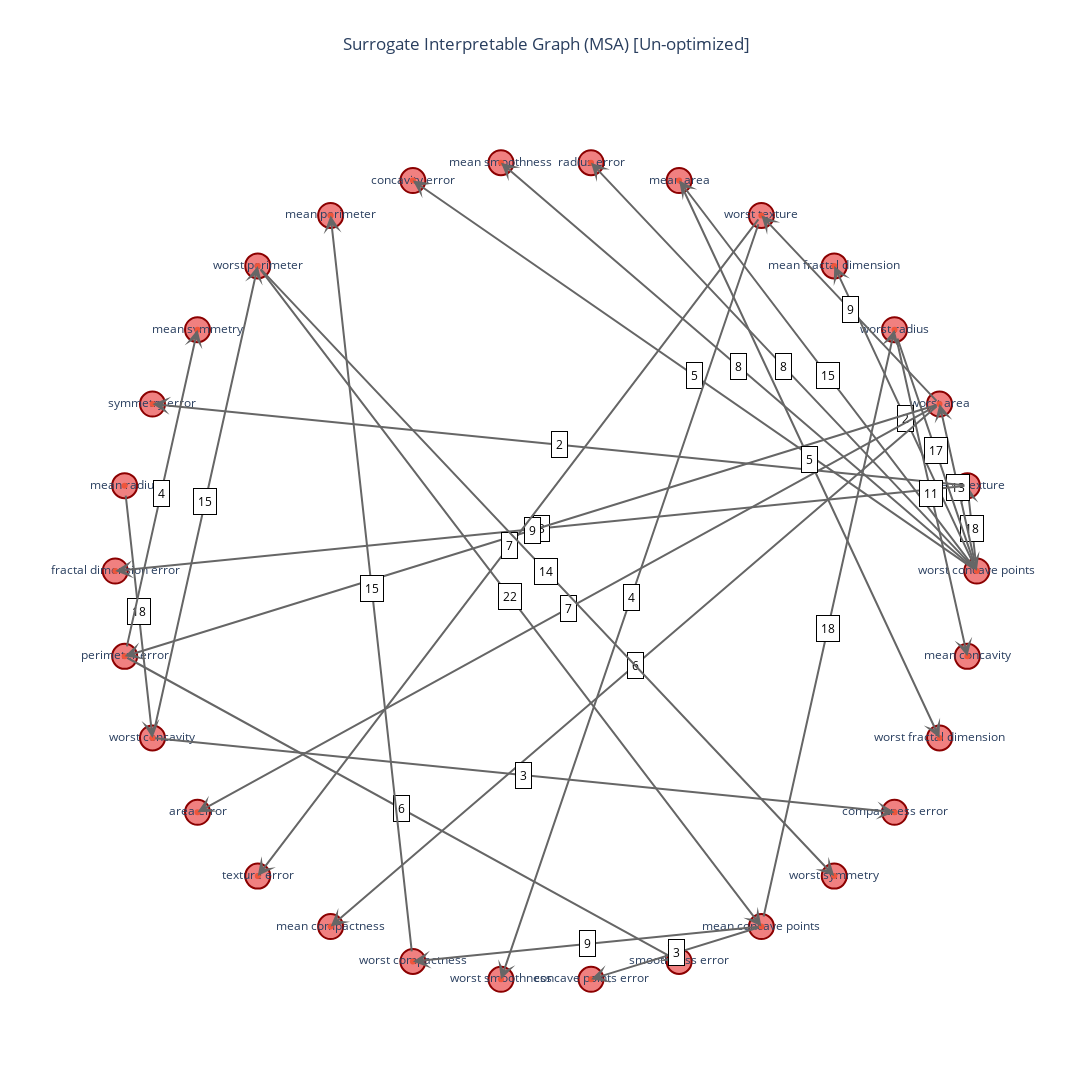

Here is the notebook cell this chart was saved with:
### Markdown cell above
## Plolty version of the Surrogate Interpretable Graph Classifier

### Code cell
import plotly.graph_objects as go


if len(list(H.nodes())) > 0:
    root = list(H.nodes())[0]
    msa = nx.minimum_spanning_arborescence(H)
    for u, v, d in msa.edges(data=True):
        d['weight'] = -d['weight']
    
    # Generate node positions using circular layout
    pos = nx.circular_layout(msa)
    
    # Create Plotly figure
    fig = go.Figure()
    
    # Prepare node coordinates
    node_x = [pos[node][0] for node in msa.nodes()]
    node_y = [pos[node][1] for node in msa.nodes()]
    
    # Add nodes as a scatter trace
    fig.add_trace(go.Scatter(
        x=node_x,
        y=node_y,
        mode='markers+text',
        text=list(msa.nodes()),
        textposition='middle center',
        marker=dict(
            size=25,
            color='lightcoral',
            line=dict(width=2, color='darkred')
        ,
        # textfont=dict(
        #     size=14,
        #     color='black'
        # ),
        # hoverinfo='text'
    )))
    
    # Create annotations for edges and labels
    annotations = []
    for u, v, d in msa.edges(data=True):
        x0, y0 = pos[u]
        x1, y1 = pos[v]
        
        # Add directional arrow
        annotations.append(dict(
            ax=x0,
            ay=y0,
            x=x1,
            y=y1,
            xref='x',
            yref='y',
            axref='x',
            ayref='y',
            showarrow=True,
            arrowhead=3,
            arrowsize=1.5,
            arrowwidth=2,
            arrowcolor='#666'
        ))
        
        # Add edge weight label
        annotations.append(dict(
            x=(x0 + x1)/2,
            y=(y0 + y1)/2,
            xref='x',
            yref='y',
            text=str(d['weight']),
            showarrow=False,
            font=dict(size=12, color='black'),
            bgcolor='white',
            bordercolor='black',
            borderwidth=1,
            borderpad=4
        ))
    
    # Configure layout
    fig.update_layout(
        title='Surrogate Interpretable Graph (MSA) [Un-optimized]',
        title_x=0.5,
        # titlefont_size=20,
        showlegend=False,
        annotations=annotations,
        template='plotly_white',
        xaxis=dict(showgrid=False, zeroline=False, visible=False),
        yaxis=dict(showgrid=False, zeroline=False, visible=False),
        margin=dict(l=50, r=50, b=50, t=100),
        hovermode='closest',
        height=1200,
        width=1200
    )
    fig.add_trace(go.Scatter(
    x=node_x,
    y=node_y,
    mode='markers+text',
    # text=list(msa.nodes()),
    textposition='bottom right',
    textfont=dict(  # Moved outside marker dict
        size=14,
        color='black'
    ),
    # hoverinfo='text',  # Moved outside marker dict
    # marker=dict(
    #     size=25,
    #     color='lightcoral',
    #     line=dict(width=2, color='darkred')
    # )
    ))
    
    # Display the interactive plot
    fig.show()
else:
    print("Graph H is empty. No feature transitions were detected.")

### Figure 1 — Plotly figure (JSON) as saved in the notebook; plotly's stock layout.template omitted (floating-point values rounded to 4 significant figures)
{"data": [{"marker": {"color": "lightcoral", "line": {"color": "darkred", "width": 2}, "size": 25}, "mode": "markers+text", "text": ["worst concave points", "mean texture", "worst area", "worst radius", "mean fractal dimension", "worst texture", "mean area", "radius error", "mean smoothness", "concavity error", "mean perimeter", "worst perimeter", "mean symmetry", "symmetry error", "mean radius", "fractal dimension error", "perimeter error", "worst concavity", "area error", "texture error", "mean compactness", "worst compactness", "worst smoothness", "concave points error", "smoothness error", "mean concave points", "worst symmetry", "compactness error", "worst fractal dimension", "mean concavity"], "textposition": "middle center", "type": "scatter", "x": [1, 0.9781, 0.9135, 0.809, 0.6691, 0.5, 0.309, 0.1045, -0.1045, -0.309, -0.5, -0.6691, -0.809, -0.9135, -0.9781, -1.0, -0.9781, -0.9135, -0.809, -0.6691, -0.5, -0.309, -0.1045, 0.1045, 0.309, 0.5, 0.6691, 0.809, 0.9135, 0.9781], "y": [1.285e-08, 0.2079, 0.4067, 0.5878, 0.7431, 0.866, 0.9511, 0.9945, 0.9945, 0.9511, 0.866, 0.7431, 0.5878, 0.4067, 0.2079, -7.457e-08, -0.2079, -0.4067, -0.5878, -0.7431, -0.866, -0.9511, -0.9945, -0.9945, -0.9511, -0.866, -0.7431, -0.5878, -0.4067, -0.2079]}, {"mode": "markers+text", "textfont": {"color": "black", "size": 14}, "textposition": "bottom right", "type": "scatter", "x": [1, 0.9781, 0.9135, 0.809, 0.6691, 0.5, 0.309, 0.1045, -0.1045, -0.309, -0.5, -0.6691, -0.809, -0.9135, -0.9781, -1.0, -0.9781, -0.9135, -0.809, -0.6691, -0.5, -0.309, -0.1045, 0.1045, 0.309, 0.5, 0.6691, 0.809, 0.9135, 0.9781], "y": [1.285e-08, 0.2079, 0.4067, 0.5878, 0.7431, 0.866, 0.9511, 0.9945, 0.9945, 0.9511, 0.866, 0.7431, 0.5878, 0.4067, 0.2079, -7.457e-08, -0.2079, -0.4067, -0.5878, -0.7431, -0.866, -0.9511, -0.9945, -0.9945, -0.9511, -0.866, -0.7431, -0.5878, -0.4067, -0.2079]}], "layout": {"annotations": [{"arrowcolor": "#666", "arrowhead": 3, "arrowsize": 1.5, "arrowwidth": 2, "ax": 1, "axref": "x", "ay": 1.285e-08, "ayref": "y", "showarrow": true, "x": 0.9781, "xref": "x", "y": 0.2079, "yref": "y"}, {"bgcolor": "white", "bordercolor": "black", "borderpad": 4, "borderwidth": 1, "font": {"color": "black", "size": 12}, "showarrow": false, "text": "18", "x": 0.9891, "xref": "x", "y": 0.104, "yref": "y"}, {"arrowcolor": "#666", "arrowhead": 3, "arrowsize": 1.5, "arrowwidth": 2, "ax": 1, "axref": "x", "ay": 1.285e-08, "ayref": "y", "showarrow": true, "x": 0.9135, "xref": "x", "y": 0.4067, "yref": "y"}, {"bgcolor": "white", "bordercolor": "black", "borderpad": 4, "borderwidth": 1, "font": {"color": "black", "size": 12}, "showarrow": false, "text": "13", "x": 0.9568, "xref": "x", "y": 0.2034, "yref": "y"}, {"arrowcolor": "#666", "arrowhead": 3, "arrowsize": 1.5, "arrowwidth": 2, "ax": 1, "axref": "x", "ay": 1.285e-08, "ayref": "y", "showarrow": true, "x": 0.6691, "xref": "x", "y": 0.7431, "yref": "y"}, {"bgcolor": "white", "bordercolor": "black", "borderpad": 4, "borderwidth": 1, "font": {"color": "black", "size": 12}, "showarrow": false, "text": "2", "x": 0.8346, "xref": "x", "y": 0.3716, "yref": "y"}, {"arrowcolor": "#666", "arrowhead": 3, "arrowsize": 1.5, "arrowwidth": 2, "ax": 1, "axref": "x", "ay": 1.285e-08, "ayref": "y", "showarrow": true, "x": 0.1045, "xref": "x", "y": 0.9945, "yref": "y"}, {"bgcolor": "white", "bordercolor": "black", "borderpad": 4, "borderwidth": 1, "font": {"color": "black", "size": 12}, "showarrow": false, "text": "8", "x": 0.5523, "xref": "x", "y": 0.4973, "yref": "y"}, {"arrowcolor": "#666", "arrowhead": 3, "arrowsize": 1.5, "arrowwidth": 2, "ax": 1, "axref": "x", "ay": 1.285e-08, "ayref": "y", "showarrow": true, "x": -0.1045, "xref": "x", "y": 0.9945, "yref": "y"}, {"bgcolor": "white", "bordercolor": "black", "borderpad": 4, "borderwidth": 1, "font": {"color": "black", "size": 12}, "showarrow": false, "text": "8", "x": 0.4477, "xref": "x", "y": 0.4973, "yref": "y"}, {"arrowcolor": "#666", "arrowhead": 3, "arrowsize": 1.5, "arrowwidth": 2, "ax": 1, "axref": "x", "ay": 1.285e-08, "ayref": "y", "showarrow": true, "x": -0.309, "xref": "x", "y": 0.9511, "yref": "y"}, {"bgcolor": "white", "bordercolor": "black", "borderpad": 4, "borderwidth": 1, "font": {"color": "black", "size": 12}, "showarrow": false, "text": "5", "x": 0.3455, "xref": "x", "y": 0.4755, "yref": "y"}, {"arrowcolor": "#666", "arrowhead": 3, "arrowsize": 1.5, "arrowwidth": 2, "ax": 1, "axref": "x", "ay": 1.285e-08, "ayref": "y", "showarrow": true, "x": 0.309, "xref": "x", "y": 0.9511, "yref": "y"}, {"bgcolor": "white", "bordercolor": "black", "borderpad": 4, "borderwidth": 1, "font": {"color": "black", "size": 12}, "showarrow": false, "text": "15", "x": 0.6545, "xref": "x", "y": 0.4755, "yref": "y"}, {"arrowcolor": "#666", "arrowhead": 3, "arrowsize": 1.5, "arrowwidth": 2, "ax": 0.9781, "axref": "x", "ay": 0.2079, "ayref": "y", "showarrow": true, "x": -0.9135, "xref": "x", "y": 0.4067, "yref": "y"}, {"bgcolor": "white", "bordercolor": "black", "borderpad": 4, "borderwidth": 1, "font": {"color": "black", "size": 12}, "showarrow": false, "text": "2", "x": 0.0323, "xref": "x", "y": 0.3073, "yref": "y"}, {"arrowcolor": "#666", "arrowhead": 3, "arrowsize": 1.5, "arrowwidth": 2, "ax": 0.9781, "axref": "x", "ay": 0.2079, "ayref": "y", "showarrow": true, "x": -1.0, "xref": "x", "y": -7.457e-08, "yref": "y"}, {"bgcolor": "white", "bordercolor": "black", "borderpad": 4, "borderwidth": 1, "font": {"color": "black", "size": 12}, "showarrow": false, "text": "3", "x": -0.01093, "xref": "x", "y": 0.104, "yref": "y"}, {"arrowcolor": "#666", "arrowhead": 3, "arrowsize": 1.5, "arrowwidth": 2, "ax": 0.9135, "axref": "x", "ay": 0.4067, "ayref": "y", "showarrow": true, "x": -0.9781, "xref": "x", "y": -0.2079, "yref": "y"}, {"bgcolor": "white", "bordercolor": "black", "borderpad": 4, "borderwidth": 1, "font": {"color": "black", "size": 12}, "showarrow": false, "text": "9", "x": -0.0323, "xref": "x", "y": 0.09941, "yref": "y"}, {"arrowcolor": "#666", "arrowhead": 3, "arrowsize": 1.5, "arrowwidth": 2, "ax": 0.9135, "axref": "x", "ay": 0.4067, "ayref": "y", "showarrow": true, "x": -0.809, "xref": "x", "y": -0.5878, "yref": "y"}, {"bgcolor": "white", "bordercolor": "black", "borderpad": 4, "borderwidth": 1, "font": {"color": "black", "size": 12}, "showarrow": false, "text": "7", "x": 0.05226, "xref": "x", "y": -0.09052, "yref": "y"}, {"arrowcolor": "#666", "arrowhead": 3, "arrowsize": 1.5, "arrowwidth": 2, "ax": 0.9135, "axref": "x", "ay": 0.4067, "ayref": "y", "showarrow": true, "x": 0.5, "xref": "x", "y": 0.866, "yref": "y"}, {"bgcolor": "white", "bordercolor": "black", "borderpad": 4, "borderwidth": 1, "font": {"color": "black", "size": 12}, "showarrow": false, "text": "9", "x": 0.7068, "xref": "x", "y": 0.6364, "yref": "y"}, {"arrowcolor": "#666", "arrowhead": 3, "arrowsize": 1.5, "arrowwidth": 2, "ax": 0.9135, "axref": "x", "ay": 0.4067, "ayref": "y", "showarrow": true, "x": -0.5, "xref": "x", "y": -0.866, "yref": "y"}, {"bgcolor": "white", "bordercolor": "black", "borderpad": 4, "borderwidth": 1, "font": {"color": "black", "size": 12}, "showarrow": false, "text": "6", "x": 0.2068, "xref": "x", "y": -0.2296, "yref": "y"}, {"arrowcolor": "#666", "arrowhead": 3, "arrowsize": 1.5, "arrowwidth": 2, "ax": 0.809, "axref": "x", "ay": 0.5878, "ayref": "y", "showarrow": true, "x": 1, "xref": "x", "y": 1.285e-08, "yref": "y"}, {"bgcolor": "white", "bordercolor": "black", "borderpad": 4, "borderwidth": 1, "font": {"color": "black", "size": 12}, "showarrow": false, "text": "17", "x": 0.9045, "xref": "x", "y": 0.2939, "yref": "y"}, {"arrowcolor": "#666", "arrowhead": 3, "arrowsize": 1.5, "arrowwidth": 2, "ax": 0.809, "axref": "x", "ay": 0.5878, "ayref": "y", "showarrow": true, "x": 0.9781, "xref": "x", "y": -0.2079, "yref": "y"}, {"bgcolor": "white", "bordercolor": "black", "borderpad": 4, "borderwidth": 1, "font": {"color": "black", "size": 12}, "showarrow": false, "text": "11", "x": 0.8936, "xref": "x", "y": 0.1899, "yref": "y"}, {"arrowcolor": "#666", "arrowhead": 3, "arrowsize": 1.5, "arrowwidth": 2, "ax": 0.5, "axref": "x", "ay": 0.866, "ayref": "y", "showarrow": true, "x": -0.1045, "xref": "x", "y": -0.9945, "yref": "y"}, {"bgcolor": "white", "bordercolor": "black", "borderpad": 4, "borderwidth": 1, "font": {"color": "black", "size": 12}, "showarrow": false, "text": "4", "x": 0.1977, "xref": "x", "y": -0.06425, "yref": "y"}, {"arrowcolor": "#666", "arrowhead": 3, "arrowsize": 1.5, "arrowwidth": 2, "ax": 0.5, "axref": "x", "ay": 0.866, "ayref": "y", "showarrow": true, "x": -0.6691, "xref": "x", "y": -0.7431, "yref": "y"}, {"bgcolor": "white", "bordercolor": "black", "borderpad": 4, "borderwidth": 1, "font": {"color": "black", "size": 12}, "showarrow": false, "text": "7", "x": -0.08457, "xref": "x", "y": 0.06144, "yref": "y"}, {"arrowcolor": "#666", "arrowhead": 3, "arrowsize": 1.5, "arrowwidth": 2, "ax": 0.309, "axref": "x", "ay": 0.9511, "ayref": "y", "showarrow": true, "x": 0.9135, "xref": "x", "y": -0.4067, "yref": "y"}, {"bgcolor": "white", "bordercolor": "black", "borderpad": 4, "borderwidth": 1, "font": {"color": "black", "size": 12}, "showarrow": false, "text": "5", "x": 0.6113, "xref": "x", "y": 0.2722, "yref": "y"}, {"arrowcolor": "#666", "arrowhead": 3, "arrowsize": 1.5, "arrowwidth": 2, "ax": -0.6691, "axref": "x", "ay": 0.7431, "ayref": "y", "showarrow": true, "x": 0.5, "xref": "x", "y": -0.866, "yref": "y"}, {"bgcolor": "white", "bordercolor": "black", "borderpad": 4, "borderwidth": 1, "font": {"color": "black", "size": 12}, "showarrow": false, "text": "22", "x": -0.08457, "xref": "x", "y": -0.06144, "yref": "y"}, {"arrowcolor": "#666", "arrowhead": 3, "arrowsize": 1.5, "arrowwidth": 2, "ax": -0.6691, "axref": "x", "ay": 0.7431, "ayref": "y", "showarrow": true, "x": 0.6691, "xref": "x", "y": -0.7431, "yref": "y"}, {"bgcolor": "white", "bordercolor": "black", "borderpad": 4, "borderwidth": 1, "font": {"color": "black", "size": 12}, "showarrow": false, "text": "14", "x": 3.08e-08, "xref": "x", "y": 4.265e-08, "yref": "y"}, {"arrowcolor": "#666", "arrowhead": 3, "arrowsize": 1.5, "arrowwidth": 2, "ax": -0.9781, "axref": "x", "ay": 0.2079, "ayref": "y", "showarrow": true, "x": -0.9135, "xref": "x", "y": -0.4067, "yref": "y"}, {"bgcolor": "white", "bordercolor": "black", "borderpad": 4, "borderwidth": 1, "font": {"color": "black", "size": 12}, "showarrow": false, "text": "18", "x": -0.9458, "xref": "x", "y": -0.09941, "yref": "y"}, {"arrowcolor": "#666", "arrowhead": 3, "arrowsize": 1.5, "arrowwidth": 2, "ax": -0.9781, "axref": "x", "ay": -0.2079, "ayref": "y", "showarrow": true, "x": -0.809, "xref": "x", "y": 0.5878, "yref": "y"}, {"bgcolor": "white", "bordercolor": "black", "borderpad": 4, "borderwidth": 1, "font": {"color": "black", "size": 12}, "showarrow": false, "text": "4", "x": -0.8936, "xref": "x", "y": 0.1899, "yref": "y"}, {"arrowcolor": "#666", "arrowhead": 3, "arrowsize": 1.5, "arrowwidth": 2, "ax": -0.9781, "axref": "x", "ay": -0.2079, "ayref": "y", "showarrow": true, "x": 0.309, "xref": "x", "y": -0.9511, "yref": "y"}, {"bgcolor": "white", "bordercolor": "black", "borderpad": 4, "borderwidth": 1, "font": {"color": "black", "size": 12}, "showarrow": false, "text": "6", "x": -0.3346, "xref": "x", "y": -0.5795, "yref": "y"}, {"arrowcolor": "#666", "arrowhead": 3, "arrowsize": 1.5, "arrowwidth": 2, "ax": -0.9135, "axref": "x", "ay": -0.4067, "ayref": "y", "showarrow": true, "x": -0.6691, "xref": "x", "y": 0.7431, "yref": "y"}, {"bgcolor": "white", "bordercolor": "black", "borderpad": 4, "borderwidth": 1, "font": {"color": "black", "size": 12}, "showarrow": false, "text": "15", "x": -0.7913, "xref": "x", "y": 0.1682, "yref": "y"}, {"arrowcolor": "#666", "arrowhead": 3, "arrowsize": 1.5, "arrowwidth": 2, "ax": -0.9135, "axref": "x", "ay": -0.4067, "ayref": "y", "showarrow": true, "x": 0.809, "xref": "x", "y": -0.5878, "yref": "y"}, {"bgcolor": "white", "bordercolor": "black", "borderpad": 4, "borderwidth": 1, "font": {"color": "black", "size": 12}, "showarrow": false, "text": "3", "x": -0.05226, "xref": "x", "y": -0.4973, "yref": "y"}, {"arrowcolor": "#666", "arrowhead": 3, "arrowsize": 1.5, "arrowwidth": 2, "ax": -0.309, "axref": "x", "ay": -0.9511, "ayref": "y", "showarrow": true, "x": -0.5, "xref": "x", "y": 0.866, "yref": "y"}, {"bgcolor": "white", "bordercolor": "black", "borderpad": 4, "borderwidth": 1, "font": {"color": "black", "size": 12}, "showarrow": false, "text": "15", "x": -0.4045, "xref": "x", "y": -0.04252, "yref": "y"}, {"arrowcolor": "#666", "arrowhead": 3, "arrowsize": 1.5, "arrowwidth": 2, "ax": 0.5, "axref": "x", "ay": -0.866, "ayref": "y", "showarrow": true, "x": 0.809, "xref": "x", "y": 0.5878, "yref": "y"}, {"bgcolor": "white", "bordercolor": "black", "borderpad": 4, "borderwidth": 1, "font": {"color": "black", "size": 12}, "showarrow": false, "text": "18", "x": 0.6545, "xref": "x", "y": -0.1391, "yref": "y"}, {"arrowcolor": "#666", "arrowhead": 3, "arrowsize": 1.5, "arrowwidth": 2, "ax": 0.5, "axref": "x", "ay": -0.866, "ayref": "y", "showarrow": true, "x": -0.309, "xref": "x", "y": -0.9511, "yref": "y"}, {"bgcolor": "white", "bordercolor": "black", "borderpad": 4, "borderwidth": 1, "font": {"color": "black", "size": 12}, "showarrow": false, "text": "9", "x": 0.09549, "xref": "x", "y": -0.9085, "yref": "y"}, {"arrowcolor": "#666", "arrowhead": 3, "arrowsize": 1.5, "arrowwidth": 2, "ax": 0.5, "axref": "x", "ay": -0.866, "ayref": "y", "showarrow": true, "x": 0.1045, "xref": "x", "y": -0.9945, "yref": "y"}, {"bgcolor": "white", "bordercolor": "black", "borderpad": 4, "borderwidth": 1, "font": {"color": "black", "size": 12}, "showarrow": false, "text": "3", "x": 0.3023, "xref": "x", "y": -0.9303, "yref": "y"}], "height": 1200, "hovermode": "closest", "margin": {"b": 50, "l": 50, "r": 50, "t": 100}, "showlegend": false, "title": {"text": "Surrogate Interpretable Graph (MSA) [Un-optimized]", "x": 0.5}, "width": 1200, "xaxis": {"showgrid": false, "visible": false, "zeroline": false}, "yaxis": {"showgrid": false, "visible": false, "zeroline": false}}}
